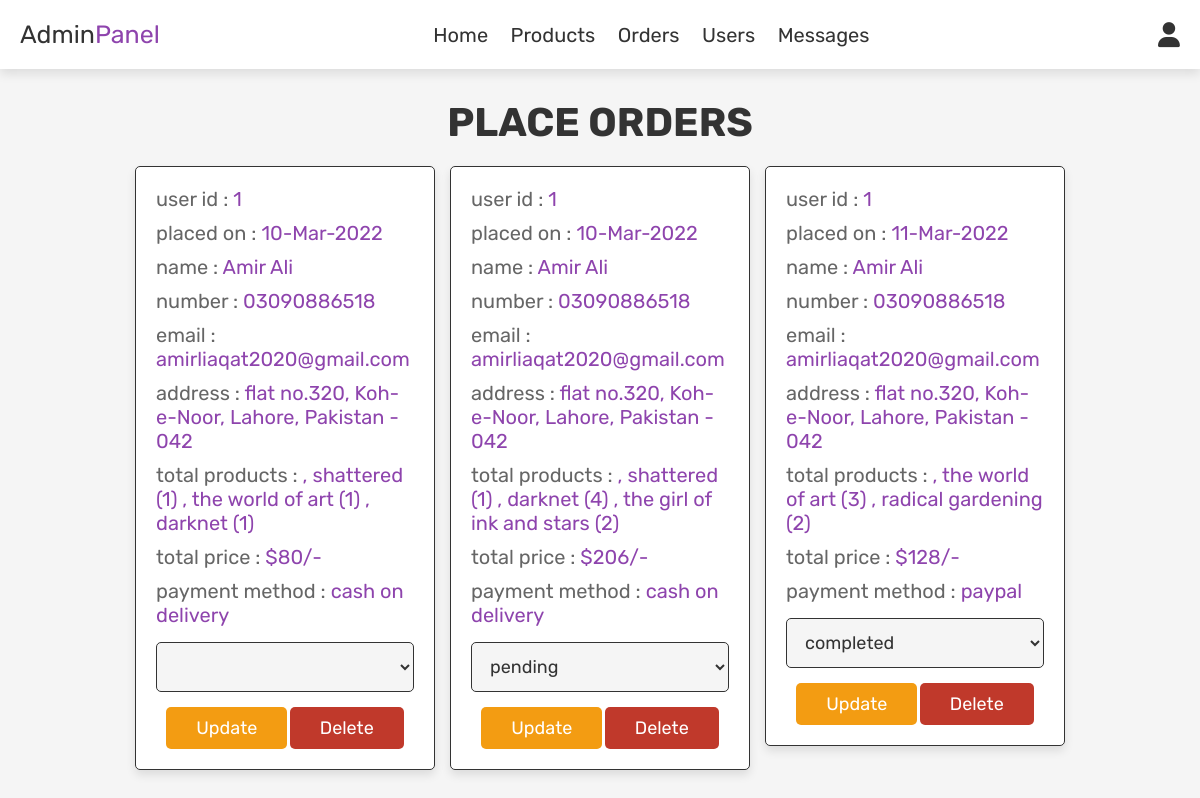
/admin_orders.php (signed in), run on the app's committed database.
### tables this page shows
CREATE TABLE `orders` (
  `id` int(100) NOT NULL,
  `user_id` int(100) NOT NULL,
  `name` varchar(100) NOT NULL,
  `number` varchar(12) NOT NULL,
  `email` varchar(100) NOT NULL,
  `method` varchar(50) NOT NULL,
  `address` varchar(500) NOT NULL,
  `total_products` text NOT NULL,
  `total_price` int(100) NOT NULL,
  `placed_on` varchar(50) NOT NULL,
  `payment_status` varchar(20) NOT NULL DEFAULT 'pending'
);

### admin_orders.php (the view, shortened to what this page needs)
<?php
    require 'config.php';
?>
<!DOCTYPE html>
<html lang="en">
<head>
   <link rel="stylesheet" href="https://cdnjs.cloudflare.com/ajax/libs/font-awesome/6.0.0/css/all.min.css">
   <link rel="stylesheet" href="css/admin_style.css">
</head>
<body>
    <?php require 'admin_header.php'; ?>
    <section class="orders">
        <h1 class="title">place orders</h1>
        <div class="box-container">
            <?php
                $select_orders = mysqli_query($conn, "SELECT * FROM `orders`") or die("Query Failed");
                if(mysqli_num_rows($select_orders) > 0) {
                    while($fetch_orders = mysqli_fetch_assoc($select_orders)) {
            ?>
            <div class="box">
                <p>user id : <span><?php echo $fetch_orders['user_id']; ?></span></p>
                <p>placed on : <span><?php echo $fetch_orders['placed_on']; ?></span></p>
                <p>name : <span><?php echo $fetch_orders['name']; ?></span></p>
                <p>number : <span><?php echo $fetch_orders['number']; ?></span></p>
                <p>email : <span><?php echo $fetch_orders['email']; ?></span></p>
                <p>address : <span><?php echo $fetch_orders['address']; ?></span></p>
                <p>total products : <span><?php echo $fetch_orders['total_products']; ?></span></p>
                <p>total price : <span>$<?php echo $fetch_orders['total_price']; ?>/-</span></p>
                <p>payment method : <span><?php echo $fetch_orders['method']; ?></span></p>
                <form action="" method="post">
                    <select name="update_payment">
                        <option value="" selected disabled><span><?php echo $fetch_orders['payment_status']; ?></option>
                    </select>
                    <input type="submit" value="update" name="update_order" class="option-btn">
                    <a href="admin_orders.php?delete=<?php echo $fetch_orders['id']; ?>" onclick="return
                    confirm('are you sure to delete this order?')" class="delete-btn">delete</a>
                </form>
            </div>
            <?php
                    }
                } else {
                    echo '<p class="empty">no order placed yet!</p>';
                }
            ?>
        </div>
    </section>
</body>
</html>

### css/admin_style.css (style rules this page uses)
:root { --purple:#8e44ad; --red:#c0392b; --orange:#f39c12; --black:#333; --white:#fff; --light-color:#666; --light-white:#ccc; --light-bg:#f5f5f5; --border:.1rem solid var(--black); --box-shadow:0 .5rem 1rem rgba(0,0,0,.1); }
* { font-family: 'Rubik', sans-serif; margin:0; padding:0; box-sizing: border-box; outline: none; border:none; text-decoration: none; transition:all .2s linear; }
html { font-size: 62.5%; overflow-x: hidden; }
body { background-color: var(--light-bg); }
section { padding:3rem 2rem; }
.title { text-align: center; margin-bottom: 2rem; text-transform: uppercase; color:var(--black); font-size: 4rem; }
.btn, .option-btn, .delete-btn, .white-btn { display: inline-block; margin-top: 1rem; padding:1rem 3rem; cursor: pointer; color:var(--white); font-size: 1.8rem; border-radius: .5rem; text-transform: capitalize; }
.option-btn { background-color: var(--orange); }
.delete-btn { background-color: var(--red); }
.orders .box-container { display: grid; grid-template-columns: repeat(auto-fit, 30rem); justify-content: center; gap:1.5rem; max-width: 1200px; margin:0 auto; align-items: flex-start; }
.orders .box-container .box { background-color: var(--white); padding: 2rem; border: var(--border); box-shadow: var(--box-shadow); border-radius: 0.5rem; }
.orders .box-container .box p { padding-bottom: 1rem; font-size: 2rem; color: var(--light-color); }
.orders .box-container .box p span { color: var(--purple); }
.orders .box-container .box form { text-align: center; }
.orders .box-container .box form select { border-radius: 0.5rem; margin: 0.5rem 0; width: 100%; background-color: var(--light-bg); border: var(--border); padding: 1.2rem 1.4rem; font-size: 1.8rem; color: var(--black); }

### data on the page
orders: user "1", placed_on "10-Mar-2022", name "Amir Ali", number "03090886518", email "amirliaqat2020@gmail.com", address "flat no.320, Koh-e-Noor, Lahore, Pakistan - 042", total_products ", shattered (1) , the world of art (1) , darknet (1)", total_price "80", method "cash on delivery"
orders: user "1", placed_on "10-Mar-2022", name "Amir Ali", number "03090886518", email "amirliaqat2020@gmail.com", address "flat no.320, Koh-e-Noor, Lahore, Pakistan - 042", total_products ", shattered (1) , darknet (4) , the girl of ink and stars (2)", total_price "206", method "cash on delivery"
orders: user "1", placed_on "11-Mar-2022", name "Amir Ali", number "03090886518", email "amirliaqat2020@gmail.com", address "flat no.320, Koh-e-Noor, Lahore, Pakistan - 042", total_products ", the world of art (3) , radical gardening (2)", total_price "128", method "paypal"
